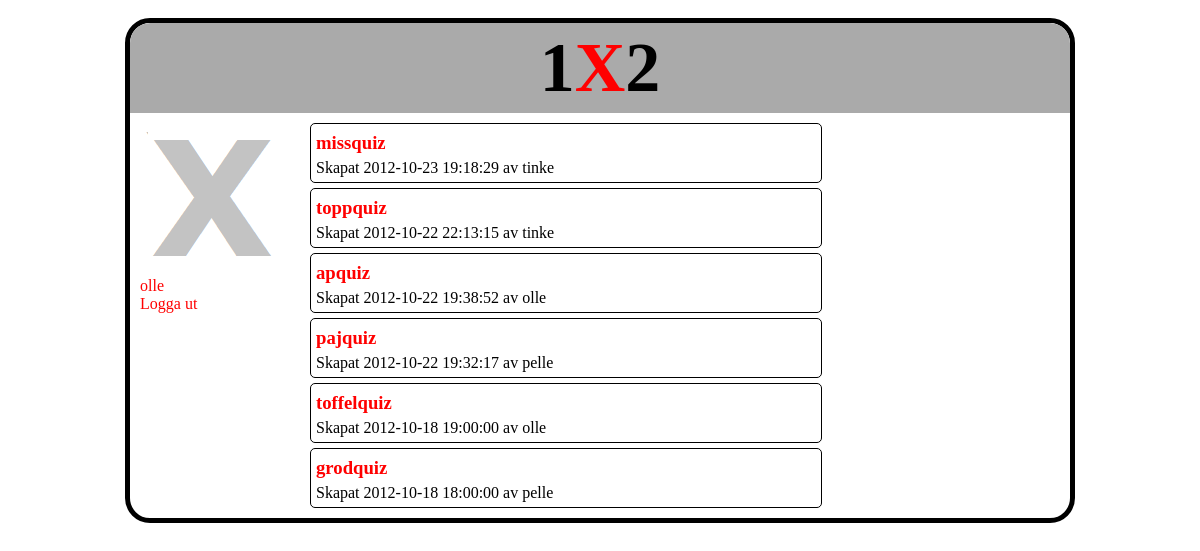
/ (signed in), run on an earlier commit of the app's database.
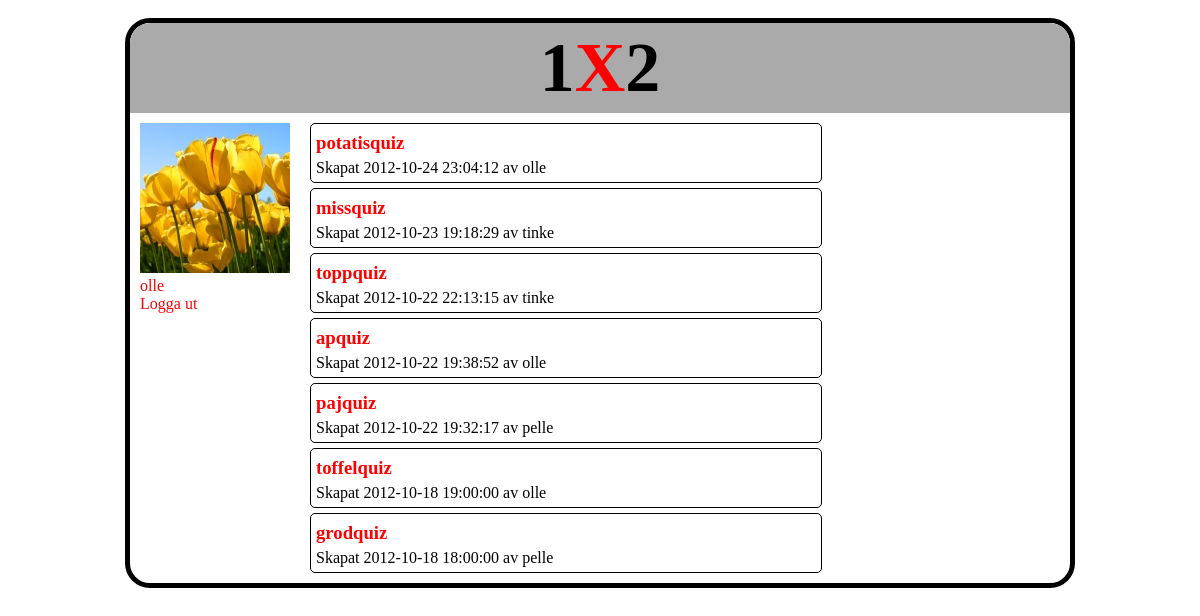
And on a later commit of the database.
### tables this page shows
CREATE TABLE IF NOT EXISTS `quiz` (
  `quizID` int(11) NOT NULL AUTO_INCREMENT,
  `quizName` varchar(20) NOT NULL,
  `created` datetime NOT NULL,
  `userID` int(11) NOT NULL,
  `description` varchar(100) NOT NULL,
  PRIMARY KEY (`quizID`),
  KEY `userID` (`userID`)
);

CREATE TABLE IF NOT EXISTS `user` (
  `userID` int(11) NOT NULL AUTO_INCREMENT,
  `userName` varchar(20) NOT NULL,
  `password` char(128) NOT NULL,
  `joined` date NOT NULL,
  `admin` tinyint(1) NOT NULL,
  PRIMARY KEY (`userID`)
);

CREATE TABLE IF NOT EXISTS `image` (
  `imageID` int(11) NOT NULL AUTO_INCREMENT,
  `imageSource` varchar(50) NOT NULL,
  `thumbSource` varchar(50) NOT NULL,
  `userID` int(11) NOT NULL,
  PRIMARY KEY (`imageID`),
  KEY `userID` (`userID`)
);

### index.php (the view, shortened to what this page needs)
<?php
require_once("functions.php");
$dbConn = mysqli_connect($host, $user, $password, $db);
?>
<!doctype html>
<html>
<head>
<link href="style.css" rel="stylesheet" type="text/css">
</head>
<body>
<div id="wrap">
	<div id="header">
		<h1>1<a href="index.php">X</a>2</h1>
	</div>
	<div id="profcolumn">
<?php
		if(isset($_SESSION['userName']))
		{
			$userID = $_SESSION['userID'];
			$userName = $_SESSION['userName'];
			$getImagesql = "SELECT userID, thumbSource FROM image
			WHERE userID = $userID";
			$res = mysqli_query($dbConn, $getImagesql);
			$row = mysqli_fetch_assoc($res);
			if($row['thumbSource'] != NULL)
			{
				$thumb = $row['thumbSource'];
				echo "<img src='".$thumb."'><br>";
			}
			else
			{
				echo "<img src='images/default.png'>";			}
			echo "<a href='profile.php?userID=".$userID."&order=default'>".$userName."</a><br>";
			logOutLink();
		}
?>
	</div>
	<div id="content">
<?php
		$sql = "SELECT * FROM quiz
		INNER JOIN user
		ON quiz.userID = user.userID
		ORDER BY created DESC";
		$res = mysqli_query($dbConn, $sql);
		while ($row = mysqli_fetch_assoc($res))
		{
			echo "<div class='box'>";
			echo "<h3><a href='quiz.php?quizID=".$row['quizID']."'>".$row['quizName']."</a></h3>";
			echo "Skapat ".$row['created']." av ".$row['userName']."<br>";
			echo "</div>";
		}
?>
	</div>
</div>
</body>
</html>

### functions.php (shortened to what this page needs)
<?php
function logOutLink()
	{
		if(isset($_SESSION['userID']) )
			{echo "<div id='logout'>";
			echo "<a href='main.php?log=out'>Logga ut</a>";
			echo "</div>";}
	}
?>

### style.css (style rules this page uses)
body { font-family: verdana; padding: 10px; }
#wrap { width: 940px; margin: auto; border: 5px black solid; border-radius: 25px; padding: 0; overflow: auto; }
.box { border: 1px black solid; border-radius: 5px; margin: 5px 0; padding: 5px; width: 500px; }
h1 { margin: 0; font-size: 70px; }
#header { background-color: #aaa; text-align: center; height: 90px; line-height: 90px; border-top-left-radius: 20px; border-top-right-radius: 20px; }
#profcolumn { float: left; width: 160px; height: auto; padding: 10px; overflow: auto; }
#content { float: left; padding: 5px 0; margin: 0; }
h3 { margin-top: 3px; margin-bottom: 5px; margin-left: 0; margin-right: 0; }
a { color: red; text-decoration: none; }

### index.php (style rules this page uses)
body { font-family: verdana; }

What changed in the data, as far as the page shows it:
added image: thumbSource (picture)
added quiz: quizName "potatisquiz", created "2012-10-24 23:04:12", userID.userName "olle"
